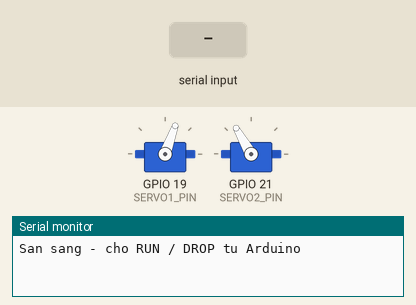
Bench run of a sketch on a simulated ESP32. Parts: 2 × servo, the last lines printed to the serial monitor. The test bench sets the inputs (shaded band).

Above: at 3.2 s.
3.3 s: "RUN\n" received over the second serial link
At 4.55 s:
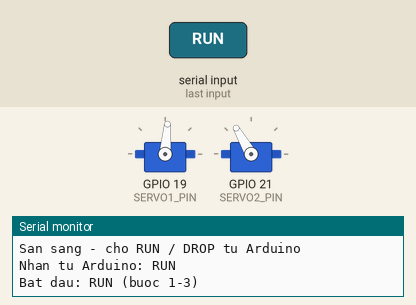
At 5.15 s:
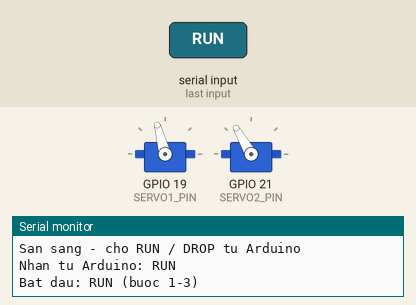
6.3 s: "PING\n" received over the second serial link
At 6.7 s:
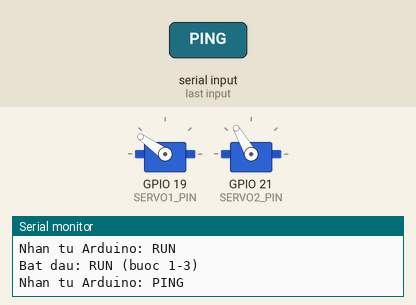
9.3 s: "DROP\n" received over the second serial link
Timing chart, 0 to 13.8 s (numbered marks = the images above; inputs shaded):
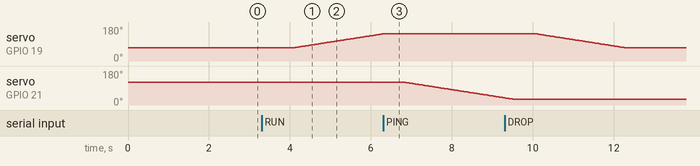

Measured:
- after the input at 3.3 s, servo on GPIO 19 (SERVO1_PIN): moves from 70° to 144° over 2.2 s, starting after 0.80 s

The sketch:

p2pnowifi.ino
```cpp
#include <ESP32Servo.h>

// ================== UART với Arduino ==================
#define UART_RX 16   // RX2, nối với A5 (TX) của Arduino, QUA CẦU CHIA ÁP
#define UART_TX 17   // TX2, nối với A4 (RX) của Arduino

// ================== Servo ==================
Servo servo1;   // GPIO 19
Servo servo2;   // GPIO 21

#define SERVO1_PIN 19
#define SERVO2_PIN 21

#define S1_START 70
#define S1_WORK  145
#define S2_START 120
#define S2_WORK  30

#define STEP_DELAY 30   // ms mỗi độ

Servo* servos[2] = { &servo1, &servo2 };
int pos[2] = { S1_START, S2_START };

// ================== Các chu trình ==================
struct Step {
  uint8_t servo;
  int target;
  unsigned long pauseAfter;
};

// RUN: về vị trí đầu + Bước 1 -> 3
Step seqRun[] = {
  {0, S1_START, 300},   // về đầu
  {1, S2_START, 500},   // về đầu
  {0, S1_WORK,  500},   // Bước 1: Servo1 70 -> 145
  {1, S2_WORK,  500},   // Bước 2: Servo2 120 -> 30
  {0, S1_START, 0}      // Bước 3: Servo1 145 -> 70
};

// DROP: Bước 4
Step seqDrop[] = {
  {1, S2_START, 0}      // Bước 4: Servo2 30 -> 120
};

Step* curSeq = nullptr;
int curCount = 0;
int seqStep = 0;
bool running = false;
unsigned long waitUntil = 0;

void startSequence(Step* seq, int count, const char* name) {
  curSeq = seq;
  curCount = count;
  seqStep = 0;
  waitUntil = 0;
  running = true;
  Serial.print("Bat dau: ");
  Serial.println(name);
}

void runSequence() {
  unsigned long now = millis();
  if (now < waitUntil) return;

  Step &s = curSeq[seqStep];

  // Đã tới đích -> sang bước kế
  if (pos[s.servo] == s.target) {
    seqStep++;
    if (seqStep >= curCount) {
      running = false;
      Serial2.println("DONE");
      Serial.println("Xong -> gui DONE");
      return;
    }
    waitUntil = now + s.pauseAfter;
    return;
  }

  // Di chuyển 1 độ
  if (pos[s.servo] < s.target) pos[s.servo]++;
  else                         pos[s.servo]--;

  servos[s.servo]->write(pos[s.servo]);
  waitUntil = now + STEP_DELAY;
}

// ================== Nhận lệnh từ Arduino ==================
char buf[24];
byte bufLen = 0;

void handleCommand(const char* cmd) {
  Serial.print("Nhan tu Arduino: ");
  Serial.println(cmd);

  if (strcmp(cmd, "PING") == 0) {
    Serial2.println("PONG");
  }
  else if (strcmp(cmd, "RUN") == 0) {
    if (running) {
      Serial2.println("BUSY");
    } else {
      Serial2.println("OK");   // trả OK ngay, trước khi servo chạy
      startSequence(seqRun, sizeof(seqRun) / sizeof(seqRun[0]), "RUN (buoc 1-3)");
    }
  }
  else if (strcmp(cmd, "DROP") == 0) {
    if (running) {
      Serial2.println("BUSY");
    } else {
      Serial2.println("OK");
      startSequence(seqDrop, sizeof(seqDrop) / sizeof(seqDrop[0]), "DROP (buoc 4)");
    }
  }
}

// Đọc từng ký tự, ghép thành dòng, không chặn chương trình
void readUART() {
  while (Serial2.available()) {
    char c = Serial2.read();
    if (c == '\r') continue;
    if (c == '\n') {
      buf[bufLen] = '\0';
      if (bufLen > 0) handleCommand(buf);
      bufLen = 0;
    }
    else if (bufLen < sizeof(buf) - 1) {
      buf[bufLen++] = c;
    }
  }
}

// ================== setup / loop ==================
void setup() {
  Serial.begin(115200);
  delay(500);

  Serial2.begin(9600, SERIAL_8N1, UART_RX, UART_TX);

  servo1.setPeriodHertz(50);
  servo2.setPeriodHertz(50);
  servo1.attach(SERVO1_PIN, 500, 2400);
  servo2.attach(SERVO2_PIN, 500, 2400);
  servo1.write(S1_START);
  servo2.write(S2_START);
  delay(1500);

  Serial.println("San sang - cho RUN / DROP tu Arduino");
}

void loop() {
  readUART();
  if (running) runSequence();
}
```
